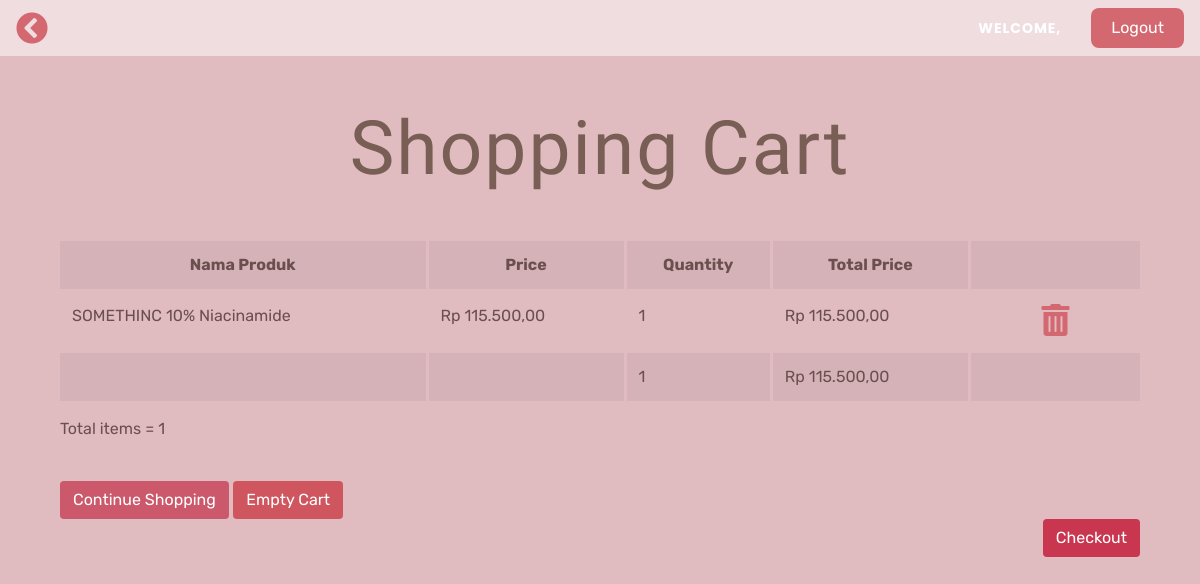
Screenshot of /cart.php?id_produk=1 with the database file from the repository.
### tables this page shows
CREATE TABLE `produk` (
  `id_produk` int(10) NOT NULL,
  `produk_name` varchar(100) NOT NULL,
  `stok` int(10) NOT NULL,
  `image` varchar(255) NOT NULL,
  `price` int(11) NOT NULL,
  `brand` varchar(50) NOT NULL,
  `category` varchar(20) NOT NULL
);

### cart.php (the view, shortened to what this page needs)
<?php
$id_produk = $_GET['id_produk'];
?>
<?php include('header_cart.php') ?>
<br>
<div class="container">
    <div>
        <div class="card-header" id="cart">Shopping Cart</div>
        <div>
            <br>
            <table class="table table-striped">
                <tr>
                    <th class="subcart">Nama Produk</th>
                    <th class="subcart">Price</th>
                    <th class="subcart">Quantity</th>
                    <th class="subcart">Total Price</th>
                    <th></th>
                </tr>
                <?php
                    require_once('db_login.php');
                    $sum_qty = 0;
                    $sum_price = 0;
                    if (is_array($_SESSION['cart'])){
                      foreach ($_SESSION['cart'] as $id_produk => $quantity){
                        $query = "SELECT * FROM produk WHERE id_produk='".$id_produk."' ORDER BY id_produk";
                        $result = $db->query($query);
                        while ($row = $result->fetch_object()){
                          echo '<tr>';
                          echo '<td class="cart_value">'.$row->produk_name.'</td>';
                          $harga = "Rp " . number_format($row->price,2,',','.');
                          echo '<td class="cart_value">'.$harga.'</td>';
                          echo '<td class="cart_value">'.$quantity.'</td>';
                          $qty = $quantity;
                          $price = $row->price;
                          $hargaquantity = "Rp " . number_format($price*$quantity,2,',','.');
                          echo '<td class="cart_value">'.$hargaquantity.'</td>';
                          $sum_price = $sum_price + ($row->price * $quantity);
                          $sum_qty = $sum_qty + $quantity;
                          echo '<td>
                          <div class="text-center">
                          <a id=mycart class="fas fa-trash-alt fa-2x" href="delete_item.php?id_produk='.$row->id_produk.'&username='.$username.'"></a>
                          </div>
                          </td>';
                        }
                      }
                    } else{
                      echo '<tr><td colspan="6" align="center" class="cart_value">There is no item in shopping cart</td></tr>';
                    }
                    $totalharga = "Rp " . number_format($sum_price,2,',','.');
                    echo '<tr>
                    <td></td>
                    <td></td>
                    <td class="cart_value">'.$sum_qty.'</td>
                    <td class="cart_value">'.$totalharga.'</td>
                    <td></td>
                    </tr>';
                ?>
            </table>
            <p class="cart_value">Total items = <?php echo $sum_qty; ?></p><br>
            <?php
                echo '<a class="btn cont" href="shop.php">Continue Shopping</a>
                        <a class="btn empty" href="delete_cart.php?username='.$username.'" onclick="return confirm("Are you sure you want to remove this cart?")">Empty Cart</a>
                        <div class="text-right">
                            <a class="btn co" href="checkout.php" type="submit" name="submit" value="submit">Checkout</a>
                        </div>';
                $query1 = "SELECT * FROM cart WHERE id_produk=$id_produk AND username='".$username."'";
                $result1 = $db->query($query1);
                if (!$result1){
                  die ("Could not the query the database: <br />" . $db->error . '<br>Query:' .$query1);
                } else{
                  if ($result1->num_rows > 0){
                    $query = "UPDATE cart SET jumlah=$qty";
                  } else{
                    $query = "INSERT INTO cart (id_produk, username, jumlah) VALUES ($id_produk, '$username', $qty)";
                  }
                }
                $result = $db->query($query);
                if (!$result){
                  die ("Could not the query the database: <br />" . $db->error . '<br>Query:' .$query);
                } else{
                  exit();
                }
            ?>

### header_cart.php (style rules this page uses)
body { background-color: #e0bcc1; }
#cart { background-color: transparent; border: none; }
table { border-style: hidden; border-collapse: collapse; }
table th, table td { border: 3px solid #e0bcc1; }
#cart { font-family: 'Shrikhand', cursive; color: #785e54; font-size: 75px; text-align: center; letter-spacing: 2px; }
.cont { background-color: #cc586b; color: white; font-family: 'Rubik', sans-serif; }
.empty { background-color: #cf555f; color: white; font-family: 'Rubik', sans-serif; }
.co { background-color: #c9364f; color: white; font-family: 'Rubik', sans-serif; }
#mycart { color: #d46871; padding-left: 30px; padding-right: 30px; }
.subcart { font-family: 'Rubik', sans-serif; color: #6B4F4F; text-align: center; }
.cart_value { font-family: 'Rubik', sans-serif; color: #6B4F4F; }

### rows the page displays
produk: produk_name "SOMETHINC 10% Niacinamide", price "Rp 115.500,00", quantity "1"

### other values shown
$sum_qty "1"
$totalharga "Rp 115.500,00"
